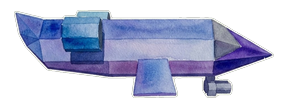
#> input picture src/features/plane/Plane.png, 288 x 108 px, found by its file name; its folder holds only this picture in this run
$ python _clean_plane_scuffs.py
#> lines starting #> are read from the running program, lines starting #| are printed output that depends on the picture; after the words box and inside, x2 and y2 are one past the last pixel; in counts of white or black regions, pixels touching at a corner belong together
#> in process, src is the input picture: PIL image 288x108 RGBA; mean R, G, B, A 55.8, 60.6, 83.5, 118.8
"""Clean plane stickers: fill scuffs/holes, smooth jagged outline nicks."""
from __future__ import annotations

from pathlib import Path

import numpy as np
from PIL import Image, ImageFilter

ROOT = Path(r"d:\Godot\MyProjects\quizmatik")
DST = ROOT / "src" / "features" / "plane"
CONCEPT = ROOT / "concepts" / "notebook_pencil"
ASSETS = Path(r"C:\Users\Admin\.cursor\projects\d-Godot-MyProjects-quizmatik\assets")

CREAM = np.array([252, 248, 240, 255], dtype=np.uint8)
OUTLINE = 7


def is_cream(rgb: np.ndarray, a: np.ndarray) -> np.ndarray:
	return (a > 60) & (rgb[:, :, 0] >= 225) & (rgb[:, :, 1] >= 215) & (rgb[:, :, 2] >= 190)
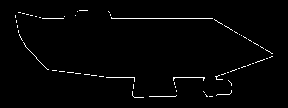
#> returned value: shape (108, 288) bool; 1.7% white in thin lines or dots, all inside (x1, y1, x2, y2) = (15, 10, 273, 98)
#> in fill_scuffs, `body = (a > 80) & ~cream`: body: shape (108, 288) bool; 45.2% white; 8 white regions (7 under 20 px), largest, box (x1, y1, x2, y2) and area: (14, 10, 274, 98) 14035


def is_scuff(rgb: np.ndarray, a: np.ndarray, cream: np.ndarray) -> np.ndarray:
	"""White / paper-show-through patches inside drawing (not intentional silver)."""
	lum = rgb.mean(axis=2)
	sat = rgb.max(axis=2) - rgb.min(axis=2)
	# pale holes
	pale = (a > 40) & ~cream & (lum >= 188) & (sat <= 55)
#> pale: shape (108, 288) bool; 4.6% white; 122 white regions (120 under 20 px), largest, box (x1, y1, x2, y2) and area: (127, 39, 213, 60) 1073, (65, 10, 108, 17) 53
	# chalky light streaks (high lum, weak chroma)
	chalk = (a > 40) & ~cream & (lum >= 175) & (sat <= 35)
#> chalk: shape (108, 288) bool; 5.7% white; 111 white regions (108 under 20 px), largest, box (x1, y1, x2, y2) and area: (113, 40, 215, 61) 1410, (63, 10, 108, 18) 65, (222, 79, 231, 88) 23
	return pale | chalk
#> returned value: shape (108, 288) bool; 6% white; 130 white regions (127 under 20 px), largest, box (x1, y1, x2, y2) and area: (113, 39, 215, 61) 1450, (63, 10, 108, 18) 65, (222, 79, 231, 88) 23


def dilate(mask: np.ndarray, k: int = 3) -> np.ndarray:
#> called with k = 5
	img = Image.fromarray((mask.astype(np.uint8) * 255), "L")
	for _ in range(max(1, k // 2)):
		img = img.filter(ImageFilter.MaxFilter(3))
	return np.array(img) > 0
#> returned value: shape (108, 288) bool; 51.4% white; 1 black region, box (x1, y1, x2, y2) and area: (0, 0, 288, 108) 15110


def erode(mask: np.ndarray, k: int = 3) -> np.ndarray:
	img = Image.fromarray((mask.astype(np.uint8) * 255), "L")
	for _ in range(max(1, k // 2)):
		img = img.filter(ImageFilter.MinFilter(3))
	return np.array(img) > 0


def close_mask(mask: np.ndarray, rounds: int = 2) -> np.ndarray:
	m = mask.copy()
	for _ in range(rounds):
		m = dilate(m, 3)
		m = erode(m, 3)
	return m


def open_mask(mask: np.ndarray, rounds: int = 1) -> np.ndarray:
	m = mask.copy()
	for _ in range(rounds):
		m = erode(m, 3)
		m = dilate(m, 3)
	return m


def fill_scuffs(arr: np.ndarray) -> np.ndarray:
	out = arr.copy().astype(np.float32)
	rgb = out[:, :, :3]
	a = out[:, :, 3]
	cream = is_cream(rgb, a)
	body = (a > 80) & ~cream
	scuff = is_scuff(rgb, a, cream) & (dilate(body, 5) | body)

	# keep intentional silver nose: rightmost ~12% AND grey (low sat) AND not huge blotches
	ys, xs = np.where(body | scuff)
#> ys = 14059 values from 10 to 97; xs = 14059 values, max 273 at index 8481, min 14 at index 57, mean 139.9
	if len(xs) == 0:
		return arr
	x0, x1 = int(xs.min()), int(xs.max())
#> x0 = 14; x1 = 273
	span = max(1, x1 - x0)
#> span = 259
	nose_zone = np.arange(arr.shape[1])[None, :] > (x0 + span * 0.86)
	sat = rgb.max(axis=2) - rgb.min(axis=2)
	lum = rgb.mean(axis=2)
	# small silver tip: grey, mid-lum, in nose — don't fill those
	silver = nose_zone & (sat < 45) & (lum > 140) & (lum < 230) & (a > 80)
#> silver: shape (108, 288) bool; 0.29% white in thin lines or dots, all inside (x1, y1, x2, y2) = (237, 32, 274, 70)
	# only keep compact silver (erode a bit)
	silver = erode(silver, 1)
	silver = dilate(silver, 2)
	scuff = scuff & ~silver

	# neighbor color: blur body colors excluding scuffs
	src = out.copy()
	src[scuff | cream] = 0
#> src: shape (108, 288, 4) float32
	# iterative pull from neighbors
	mask_good = (src[:, :, 3] > 80) & ~cream
#> mask_good: shape (108, 288) bool; 39.2% white; 76 white regions (75 under 20 px), largest, box (x1, y1, x2, y2) and area: (15, 12, 272, 96) 12070
	for _ in range(10):
		if not scuff.any():
			break
		for c in range(3):
			ch = Image.fromarray(np.clip(src[:, :, c], 0, 255).astype(np.uint8), "L")
			# replace zeros with blur of good pixels — use max-ish neighborhood
			blurred = np.array(ch.filter(ImageFilter.BoxBlur(2))).astype(np.float32)
			# also median-like via min/max mix
			mx = np.array(ch.filter(ImageFilter.MaxFilter(3))).astype(np.float32)
			mn = np.array(ch.filter(ImageFilter.MinFilter(3))).astype(np.float32)
			est = blurred * 0.5 + ((mx + mn) * 0.5) * 0.5
			src[scuff, c] = est[scuff]
		src[scuff, 3] = 255
		# remaining scuffs: still too pale?
		still = is_scuff(src[:, :, :3], src[:, :, 3], cream) & scuff & ~silver
		# force tint from local purple/blue mean of nearby good
		if still.any():
			# sample mean of good body
			good = mask_good
			if good.any():
				mean_col = src[good, :3].mean(axis=0)
				# darker fill for stubborn holes
				src[still, :3] = mean_col * 0.85 + np.array([110, 70, 190]) * 0.15
				src[still, 3] = 255
		scuff = still
#> this loop made 2 passes
#> pass 1, in is_scuff (call 2), `sat = rgb.max(axis=2) - rgb.min(axis=2)`:
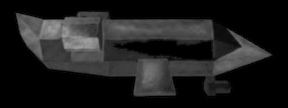
#> sat: shape (108, 288) float32; min 0, max 160, mean 28.7
#> after the loop:
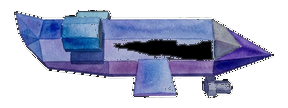
#> src: shape (108, 288, 4) float32; mean R, G, B, A 42.4, 47, 69.2, 114.9; transparent parts drawn white

	# light smooth inside body only (kill remaining grit)
	body2 = (src[:, :, 3] > 80) & ~is_cream(src[:, :, :3], src[:, :, 3])
	for c in range(3):
		ch = Image.fromarray(np.clip(src[:, :, c], 0, 255).astype(np.uint8), "L")
		sm = np.array(ch.filter(ImageFilter.GaussianBlur(0.55))).astype(np.float32)
		src[body2, c] = src[body2, c] * 0.55 + sm[body2] * 0.45
#> this loop made 3 passes
#> pass 1, in fill_scuffs, `sm = np.array(ch.filter(ImageFilter.GaussianBlur(0.55))).astype(np.flo..`:
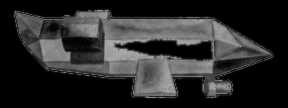
#> sm: shape (108, 288) float32; min 0, max 174, mean 42.4

	# restore silver tip untouched from original if present
	if silver.any():
		src[silver] = arr[silver].astype(np.float32)

	src[~body2 & ~is_cream(src[:, :, :3], src[:, :, 3]) & ~(src[:, :, 3] > 0), 3] = 0
	# clear old cream — rebuild later
	cream2 = is_cream(src[:, :, :3], src[:, :, 3])
	src[cream2] = 0
	return np.clip(src, 0, 255).astype(np.uint8)
#> returned value: shape (108, 288, 4)


def smooth_body_mask(body: np.ndarray) -> np.ndarray:
	"""Remove outline nicks: close holes, open tiny spikes."""
	m = close_mask(body, rounds=2)
	m = open_mask(m, rounds=1)
	# slight extra close for silhouette smoothness
	m = dilate(m, 3)
	m = erode(m, 3)
	return m


def rebuild_outline(body_rgba: np.ndarray, radius: int = OUTLINE) -> Image.Image:
	rgb = body_rgba[:, :, :3]
	a = body_rgba[:, :, 3]
	body = (a > 80) & ~is_cream(rgb, a)
	body = smooth_body_mask(body)

	# paste body colors onto smoothed mask (fill new edge pixels from nearest)
	h, w = body.shape
	canvas = np.zeros((h, w, 4), dtype=np.float32)
	canvas[body, :3] = body_rgba[body, :3]
	canvas[body, 3] = 255
	# fill any mask pixels that were empty in source
	need = body & (body_rgba[:, :, 3] < 80)
	if need.any():
		src = body_rgba.copy().astype(np.float32)
		src[~((body_rgba[:, :, 3] > 80) & ~is_cream(body_rgba[:, :, :3], body_rgba[:, :, 3]))] = 0
		for _ in range(6):
			for c in range(3):
				ch = Image.fromarray(np.clip(src[:, :, c], 0, 255).astype(np.uint8), "L")
				est = np.array(ch.filter(ImageFilter.MaxFilter(3))).astype(np.float32)
				src[need, c] = np.maximum(src[need, c], est[need])
			src[need, 3] = 255
		canvas[need] = src[need]

	# hi-res smooth outline
	scale = 2
	body_img = Image.fromarray(np.clip(canvas, 0, 255).astype(np.uint8), "RGBA")
	hi = body_img.resize((w * scale, h * scale), Image.Resampling.NEAREST)
	rad = radius * scale
	pad = rad + 8
	base = Image.new("RGBA", (hi.size[0] + pad * 2, hi.size[1] + pad * 2), (0, 0, 0, 0))
	base.paste(hi, (pad, pad), hi)
	alpha = base.getchannel("A")
	# smooth silhouette before dilate
	a_np = np.array(alpha)
	body_hi = a_np > 40
	# morphological smooth at hi-res
	bh = Image.fromarray((body_hi.astype(np.uint8) * 255), "L")
	bh = bh.filter(ImageFilter.MaxFilter(5)).filter(ImageFilter.MinFilter(5))
	bh = bh.filter(ImageFilter.GaussianBlur(1.2))
	body_hi = np.array(bh) >= 128
	field = np.array(
		Image.fromarray((body_hi.astype(np.uint8) * 255), "L").filter(
			ImageFilter.GaussianBlur(radius=rad * 0.7)
		)
	)
	outer = field >= 50
	# round outer edge
	outer = np.array(
		Image.fromarray((outer.astype(np.uint8) * 255), "L").filter(ImageFilter.GaussianBlur(1.1))
	) >= 128
	# remove micro-nicks on outer with close
	outer = close_mask(outer, rounds=1)

	rim = outer & ~body_hi
	layer = np.zeros((base.size[1], base.size[0], 4), dtype=np.uint8)
	layer[rim] = CREAM
	# body layer from smoothed mask + colors
	body_layer = np.array(base)
	body_layer[~body_hi] = 0
	sticker = Image.alpha_composite(Image.fromarray(layer, "RGBA"), Image.fromarray(body_layer, "RGBA"))
	bb = sticker.getbbox()
	sprite = sticker.crop(bb)
	sprite = sprite.resize(
		(max(1, sprite.size[0] // scale), max(1, sprite.size[1] // scale)),
		Image.Resampling.LANCZOS,
	)
	return harden(sprite)


def harden(sprite: Image.Image) -> Image.Image:
	arr = np.array(sprite.convert("RGBA"))
	rgb = arr[:, :, :3].astype(np.int16)
	a = arr[:, :, 3]
	cream = is_cream(rgb.astype(np.float32), a.astype(np.float32))
	body = (a >= 200) & ~cream
	soft = (a > 0) & (a < 245) & ~cream & ~body
	arr[soft] = 0
	cs = cream & (a > 0) & (a < 250) & ~body
	keep = a[cs] >= 110
	arr[cs] = 0
	ys, xs = np.where(cs)
	arr[ys[keep], xs[keep]] = CREAM
	return Image.fromarray(arr, "RGBA")


def process(name: str) -> None:
	src = Image.open(DST / name).convert("RGBA")
	filled = fill_scuffs(np.array(src))
	# also reduce extreme chalky patches after fill
	rgb = filled[:, :, :3].astype(np.float32)
	a = filled[:, :, 3]
	cream = is_cream(rgb, a)
	body = (a > 80) & ~cream
	lum = rgb.mean(axis=2)
	sat = rgb.max(axis=2) - rgb.min(axis=2)
	# darken leftover pale scuffs toward local color
	pale = body & (lum > 170) & (sat < 70)
#> pale: shape (108, 288) bool; 3.5% white; 38 white regions (32 under 20 px), largest, box (x1, y1, x2, y2) and area: (105, 40, 144, 61) 450, (158, 60, 175, 93) 252, (80, 24, 98, 37) 133, (177, 39, 202, 45) 87, (96, 12, 108, 19) 50, (193, 20, 204, 24) 27
	if pale.any():
		# pull toward purple/blue mid
		target = rgb.copy()
		for c in range(3):
			ch = Image.fromarray(rgb[:, :, c].astype(np.uint8), "L").filter(ImageFilter.BoxBlur(3))
			target[:, :, c] = np.array(ch)
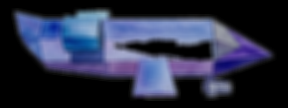
#> target: shape (108, 288, 3) float32; mean R, G, B 42, 46.7, 68.7
		rgb[pale] = rgb[pale] * 0.35 + target[pale] * 0.65
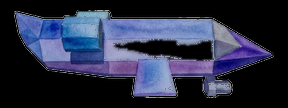
#> rgb: shape (108, 288, 3) float32; mean R, G, B 41.6, 46.2, 68.3
		filled[:, :, :3] = np.clip(rgb, 0, 255)

	sprite = rebuild_outline(filled, OUTLINE)
#> the loop in open_mask, `for _ in range(rounds):` made 1 pass
#> pass 1, in open_mask, `m = erode(m, 3)`:
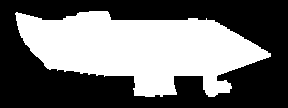
#> m: shape (108, 288) bool; 43.3% white; 1 white region, box (x1, y1, x2, y2) and area: (15, 11, 271, 97) 13479
#> in dilate (call 6), `img = Image.fromarray((mask.astype(np.uint8) * 255), "L")`: img: PIL image 288x108 L; 46% white; 1 white region, box (x1, y1, x2, y2) and area: (14, 10, 272, 98) 14293
#> in rebuild_outline, `bb = sticker.getbbox()`: bb = (44, 33, 570, 226)
#> in harden, `ys, xs = np.where(cs)`: ys = 598 values from 0 to 95; xs = 598 values, max 262 at index 329, min 0 at index 99, mean 132.8
	# fit back to original canvas size, centered
	cw, ch = src.size
#> cw = 288; ch = 108
	out = Image.new("RGBA", (cw, ch), (0, 0, 0, 0))
	sw, sh = sprite.size
#> sw = 263; sh = 96
	if sw > cw or sh > ch:
		s = min(cw / sw, ch / sh) * 0.98
		sprite = sprite.resize((max(1, int(sw * s)), max(1, int(sh * s))), Image.Resampling.LANCZOS)
	out.alpha_composite(sprite, ((cw - sprite.size[0]) // 2, (ch - sprite.size[1]) // 2))
	out.save(DST / name, optimize=True)
	out.save(CONCEPT / f"sticker_{name}", optimize=True)
	# stats
	a2 = np.array(out)
	c2 = is_cream(a2[:, :, :3].astype(np.float32), a2[:, :, 3].astype(np.float32))
	holes = is_scuff(a2[:, :, :3].astype(np.float32), a2[:, :, 3].astype(np.float32), c2)
	print(name, "scuff_left", int(holes.sum()), "size", out.size)
#| Plane.png scuff_left 210 size (288, 108)


def main() -> None:
	for name in ["Plane.png", "PlaneUp.png", "PlaneDown.png"]:
		process(name)
	imgs = [Image.open(DST / n).convert("RGBA") for n in ["Plane.png", "PlaneUp.png", "PlaneDown.png"]]
#> imgs = 3 items
	W = sum(i.size[0] for i in imgs) + 40
#> W = 904
	H = max(i.size[1] for i in imgs) + 20
#> H = 128
	sheet = Image.new("RGBA", (W, H), (28, 28, 32, 255))
	x = 10
	for im in imgs:
		sheet.alpha_composite(im, (x, (H - im.size[1]) // 2))
		x += im.size[0] + 10
#> this loop made 3 passes
#> x on passes 1 to 3: 308, 606, 904
#> after the loop, x = 904
	sheet.save(ASSETS / "planes_cleaned_sheet.png")
	print("preview", ASSETS / "planes_cleaned_sheet.png")


if __name__ == "__main__":
	main()
